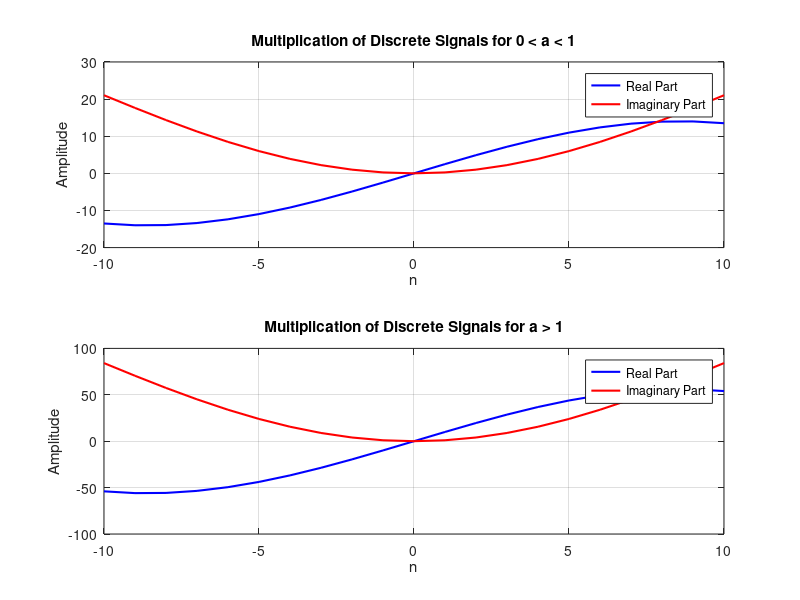

MATLAB code to generate this figure:
% Define the range of n
n = -10:10;
% Define the value of a
a1 = 0.5;  % 0 < a < 1
a2 = 2;    % a > 1

% Define the signals x1[n] and x2[n]
x1 = 5 * exp(1i * n / 10); % x1[n] = 5 * exp(i * n / 10)
x2_a1 = a1 * n; % x2[n] for 0 < a < 1
x2_a2 = a2 * n; % x2[n] for a > 1

% Perform point-by-point multiplication for both cases
y_a1 = x1 .* x2_a1; % Multiply x1[n] and x2[n] for 0 < a < 1
y_a2 = x1 .* x2_a2; % Multiply x1[n] and x2[n] for a > 1

% Plot
figure;
% For 0 < a < 1
subplot(2, 1, 1);
plot(n, real(y_a1), 'b', 'LineWidth', 1.5);
hold on;
plot(n, imag(y_a1), 'r', 'LineWidth', 1.5);
hold off;
xlabel('n');
ylabel('Amplitude');
title('Multiplication of Discrete Signals for 0 < a < 1');
legend('Real Part', 'Imaginary Part');
grid on;

% For a > 1
subplot(2, 1, 2);
plot(n, real(y_a2), 'b', 'LineWidth', 1.5);
hold on;
plot(n, imag(y_a2), 'r', 'LineWidth', 1.5);
hold off;
xlabel('n');
ylabel('Amplitude');
title('Multiplication of Discrete Signals for a > 1');
legend('Real Part', 'Imaginary Part');
grid on;
